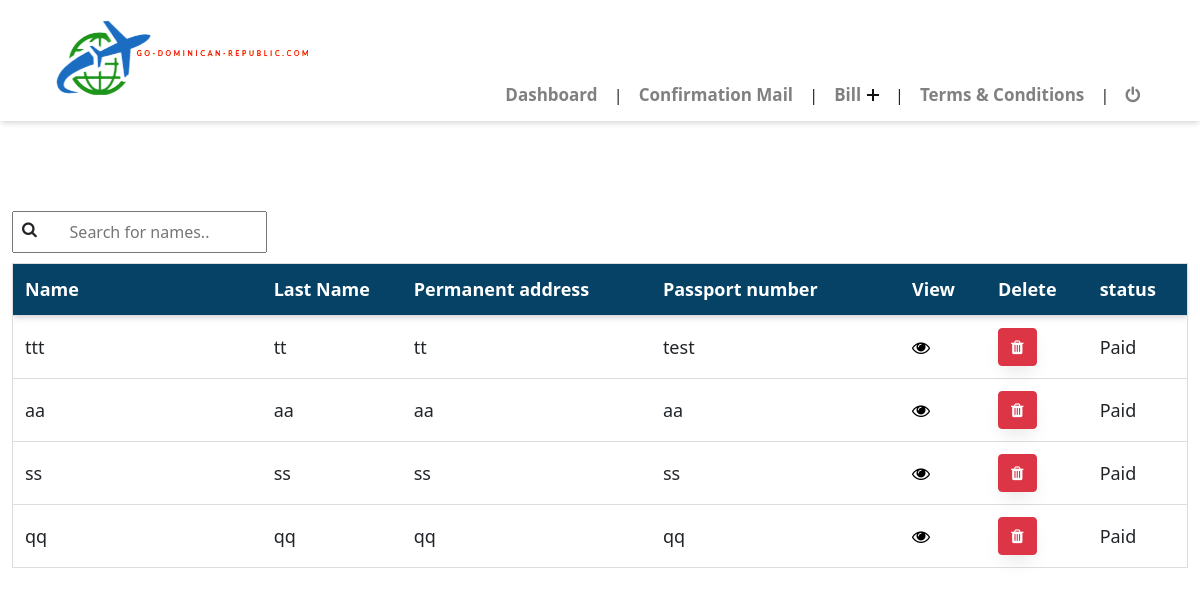
Page /dashboard.php on the committed database.
### tables this page shows
CREATE TABLE IF NOT EXISTS `passager` (
  `id` int(11) NOT NULL AUTO_INCREMENT,
  `noms` varchar(255) DEFAULT NULL,
  `nom_famille` varchar(255) DEFAULT NULL,
  `date_naissance` varchar(255) DEFAULT NULL,
  `genre` varchar(255) DEFAULT NULL,
  `pays_naissance` varchar(255) DEFAULT NULL,
  `pays_nationnalite` varchar(255) DEFAULT NULL,
  `numero_passport` varchar(255) DEFAULT NULL,
  `accept_sejour_hotel` varchar(255) DEFAULT NULL,
  `email` varchar(255) DEFAULT NULL,
  `numero` varchar(255) DEFAULT NULL,
  `stay_hotel` varchar(255) DEFAULT NULL,
  `province` varchar(255) DEFAULT NULL,
  `municipality` varchar(255) DEFAULT NULL,
  `section` varchar(255) DEFAULT NULL,
  `hotel_name` varchar(255) DEFAULT NULL,
  `travel_purpose` varchar(255) DEFAULT NULL,
  `days_staying` varchar(255) DEFAULT NULL,
  `origin_port` varchar(255) DEFAULT NULL,
  `disembarkation_port` varchar(255) DEFAULT NULL,
  `transportation_company` varchar(255) DEFAULT NULL,
  `flight_number` varchar(255) DEFAULT NULL,
  `name_board_port` varchar(255) DEFAULT NULL,
  `flight_date` varchar(255) DEFAULT NULL,
  `accept_condition_generale` varchar(255) DEFAULT NULL,
  `demande_immediat` varchar(255) DEFAULT NULL,
  `profession_id` int(10) UNSIGNED DEFAULT NULL,
  `civilite_id` int(11) DEFAULT NULL,
  `information_adresse_id` int(11) DEFAULT NULL,
  `flight_number_yes` varchar(255) DEFAULT NULL,
  `flight_date_yes` varchar(255) DEFAULT NULL,
  `boarding_port_yes` varchar(255) DEFAULT NULL,
  `flight_number_yes_2` varchar(255) DEFAULT NULL,
  `flight_date_yes_2` varchar(255) DEFAULT NULL,
  `disembarkation_port_yes` varchar(255) DEFAULT NULL,
  `transportation_company_yes` varchar(255) DEFAULT NULL,
  `travel_purpose_yes` varchar(255) DEFAULT NULL,
  `days_staying_yes` varchar(255) DEFAULT NULL,
  PRIMARY KEY (`id`),
  UNIQUE KEY `id_UNIQUE` (`id`),
  KEY `fk_passager_profession1_idx` (`profession_id`),
  KEY `fk_passager_civilite1_idx` (`civilite_id`),
  KEY `fk_passager_information_adresse1_idx` (`information_adresse_id`)
);

CREATE TABLE IF NOT EXISTS `information_adresse` (
  `id` int(11) NOT NULL AUTO_INCREMENT,
  `adresse_permanent` varchar(255) NOT NULL,
  `ville` varchar(255) NOT NULL,
  `etat` varchar(255) NOT NULL,
  `code_postal` varchar(255) NOT NULL,
  `type_voyage` varchar(255) DEFAULT NULL,
  `is_arret_frequent` varchar(255) NOT NULL,
  PRIMARY KEY (`id`),
  UNIQUE KEY `id_UNIQUE` (`id`)
);

### dashboard.php (the view, shortened to what this page needs)
<!DOCTYPE html>
<html lang="en">
<head>
  <link rel="stylesheet" type="text/css" href="assets/css/table.css">
  <link rel="stylesheet" type="text/css" href="assets/css/style.css">
  <link rel="stylesheet" href="assets/css/button_style.css">
  <link rel="stylesheet" type="text/css" href="assets/bootstrap5/css/bootstrap.css">
  <link rel="stylesheet" type="text/css" href="assets/bootstrap5/css/bootstrap.min.css">
  <link rel="stylesheet" href="assets/css/ionicons.min.css">
  <link rel="stylesheet" type="text/css" href="assets/fonticons/css/font-awesome.css">
  <link rel="stylesheet" type="text/css" href="assets/fonticons/css/font-awesome.min.css">
</head>
<body>
    <?php
    include("dashboard_navbar.php");
    ?>
  <section class="section_top">
    <div class="container-fluid">
      <div class="row">
        <div class="col-md-12">
          <div class="input-icons">
            <i class="fa fa-search icon"></i>
            <input type="text" class="input-field" id="myInput" onkeyup="myFunction()" placeholder="Search for names.." title="Type in a name">
          </div>
          <?php
            $servername = "localhost";
            $username = "root";
            $password = "";
            $dbname = "dominican_republic";
            $conn = new mysqli($servername, $username, $password, $dbname);
            $sql = "SELECT passager.id,passager.noms, passager.nom_famille, passager.information_adresse_id, information_adresse.adresse_permanent, passager.numero_passport FROM passager LEFT JOIN information_adresse ON passager.information_adresse_id = information_adresse.id";
            $result = $conn->query($sql);
            if ($result->num_rows > 0) {
          ?>
          <table id="myTable">
            <tr class="header">
              <th style="width:16%;">Name</th>
              <th style="width:9%;">Last Name</th>
              <th style="width:16%;">Permanent address</th>
              <th style="width:16%;">Passport number</th>
              <th style="width:5%;">View</th>
              <th style="width:5%;">Delete</th>
              <th style="width:5%;">status</th>
            </tr>
          <?php
                while($row = $result->fetch_assoc()) {
                  ?>
            <tr>
              <td><?php echo $row["noms"];?></td>
              <td><?php echo $row["nom_famille"];?></td>
              <td><?php echo $row["adresse_permanent"];?></td>
              <td><?php echo $row["numero_passport"];?></td>
              <td><a href="traitement/voir.php?id=<?= $row["id"]?>"><i class="fa fa-eye" style="color: black;"></i></a></td>
              <td><button class="btn btn-danger"><a href="traitement/delete.php?id=<?= $row["id"]?>"><i class="fa fa-trash" style="color: white;"></i></a></button></td>
              <td>Paid</td>
            </tr>
                  <?php
                    }
            } else {
                echo "0 results";
            }
          ?>
          </table>
        </div>
      </div>
    </div>
  </section>
</body>
</html>

### dashboard_navbar.php (shortened to what this page needs)
<!DOCTYPE html>
<html lang="en">
   <head>
      <link rel="stylesheet" type="text/css" href="assets/css/reset.min.css">
      <link rel="stylesheet" type="text/css" href="assets/css/style.min.css">
      <link rel="stylesheet" type="text/css" href="assets/css/ionicon.min.css">
   </head>
   <body>
      <header class="header">
         <div class="container">
            <div class="wrapper">
               <p><img src="assets/img/logo.png"></p>
               <nav class="navbar">
                  <ul class="menu">
                     <li class="menu-item"><a href="dashboard.php">Dashboard</a></li>
                     <span class="barre_navbar">&#124;</span>
                     <li class="menu-item"><a href="dashboard_mail.php">Confirmation Mail</a></li>
                     <span class="barre_navbar">&#124;</span>
                     <li class="menu-item menu-item-has-children">
                        <a href="" data-toggle="sub-menu">Bill<i class="expand"></i></a>
                     </li>
                     <span class="barre_navbar">&#124;</span>
                     <li class="menu-item"><a href="dashboard_termAndCondition.php">Terms & Conditions</a></li>
                     <span class="barre_navbar">&#124;</span>
                     <li class="menu-item"><a href="login.php"><i class="fa fa-power-off"></i></a></li>
                  </ul>
               </nav>
            </div>
         </div>
      </header>
</body>
</html>

### assets/css/table.css (style rules this page uses)
.input-icons i { position: absolute; }
.input-icons { width: 100%; margin-bottom: 10px; }
.icon { padding: 10px; min-width: 40px; }
.input-field { padding: 10px; text-align: center; }
#myTable { border-collapse: collapse; width: 100%; border: 1px solid #ddd; font-size: 18px; }
#myTable th, #myTable td { text-align: left; padding: 12px; }
#myTable th { color: white; background-color: #064266; }
#myTable tr { border-bottom: 1px solid #ddd; }
#myTable tr.header, #myTable tr:hover { background-color: lightgrey; }
i { cursor: pointer; }

### assets/css/style.css (style rules this page uses)
p { text-align: center; font-family: "Poppins", Arial, sans-serif; }
.section_top { padding-top: 90px; padding-bottom: 75px; }
.menu { margin-top: 56px; margin-bottom: -13px; }

### rows in the picture
passager: noms "ttt", nom_famille "tt", information_adresse.adresse_permanent "tt", numero_passport "test"
passager: noms "aa", nom_famille "aa", information_adresse.adresse_permanent "aa", numero_passport "aa"
passager: noms "ss", nom_famille "ss", information_adresse.adresse_permanent "ss", numero_passport "ss"
passager: noms "qq", nom_famille "qq", information_adresse.adresse_permanent "qq", numero_passport "qq"
